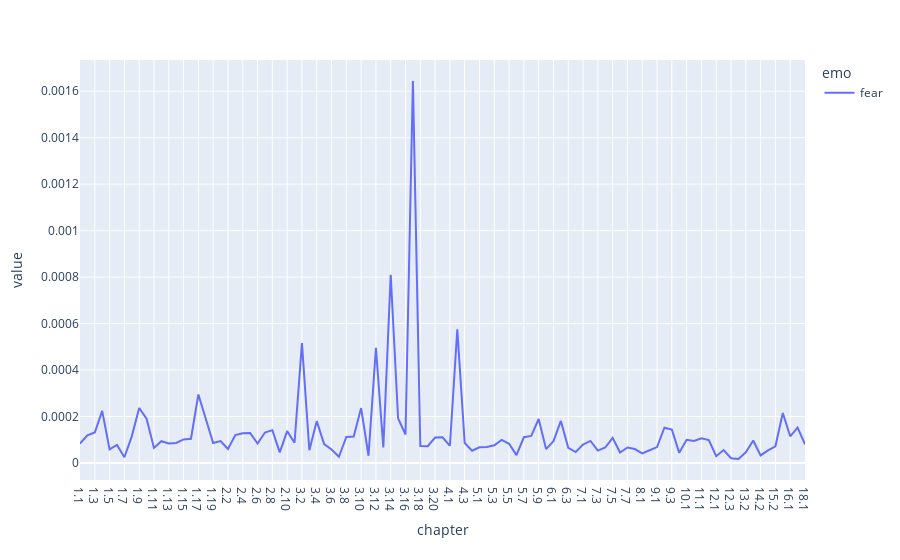

The notebook cell saved with this chart:
### Code cell
px.line(LONG_EMO_CHAPS[LONG_EMO_CHAPS['emo']=='fear'], x='chapter', y='value', color='emo')
